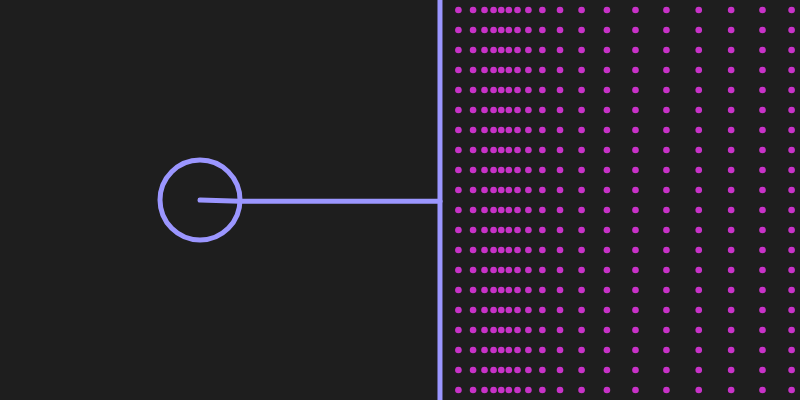
Frame 1 (no input)
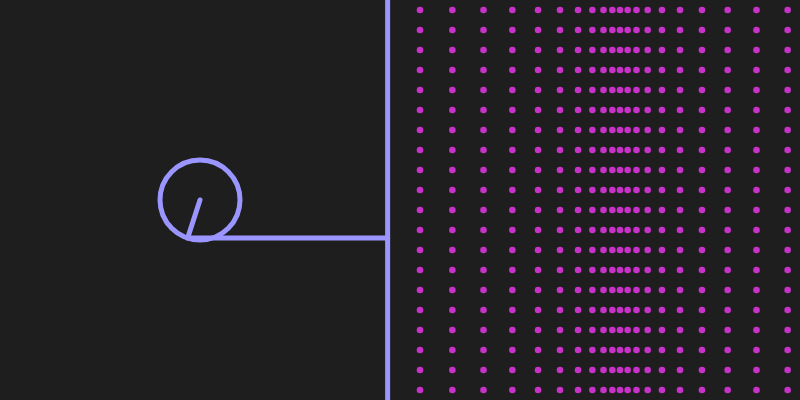
Frame 60 (no input)
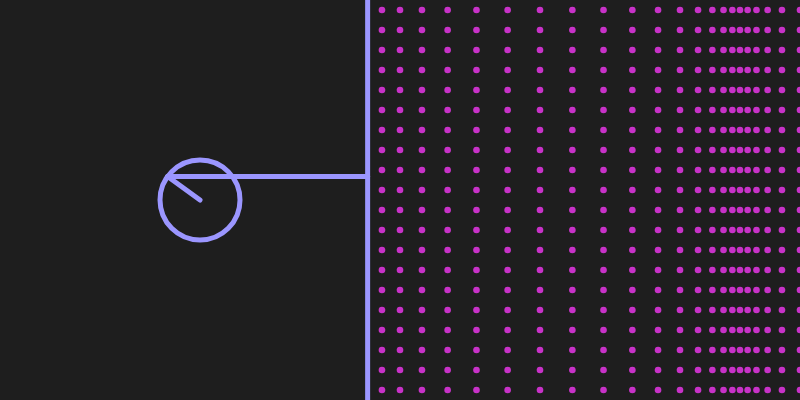
Frame 120 (the mouse pressed at the canvas centre since frame 60)

The p5.js sketch that drew these frames (run headless with seeded random() and noise() and a simulated clock; from frame 60 on, the mouse is pressed at the canvas centre):

// p5.js sketch
// ── sketch.js
/*
dan tramte
Illustrates simple mechanical motion of oscillator and resulting wave propagation
*/

var cell;
var amp, freq;
var xAngle, yAngle;
var angles = [];

function setup() {
  createCanvas(800, 400);
	angleMode(DEGREES);
  cell = 20;
	//adjust these
  amplitude = 40;
	freq = .3;
	//^^^
	xAngle = 1;
	yAngle = 0;

  	//generates list of phases for each column of particles
  for (var x = 1; x < width/cell +1 ; x++) {
		angles[x] = map(x*cell + width/2, width/2, width, 360, 0);
    print(angles[x]);
	}
}

function draw() {
  background(30);
	yAngle = sin(millis()*freq/2.777778);
	xAngle = cos(millis()*freq/2.777778);

	for (var x = 0; x < width/cell ; x++) {
		for (var y = 0; y < height/cell; y++) {
			noStroke();
			fill(200, 50, 200);
				var manyangles = cos(millis()*freq/2.777778 + angles[x]);
				ellipse(x* cell + width/2+ manyangles*amplitude, y*cell+ cell/2, cell/3);
          	//isolate single particle to demonstrate that it oscillates
          	/*
      			if (x == 7 && y == 9) {
          			fill(55, 255, 10);
          			ellipse(x* cell + width/2 + manyangles*amplitude, y*cell+ cell/2, cell/3);
        		}
          	*/
		}
	}

	stroke(155, 150, 255);
	noFill();
	strokeWeight(5);

  	//oscillator wheel
	ellipse(width/4, height/2, amplitude*2);
  	//spoke
	line(width/4, height/2, width/4 + xAngle*amplitude, height/2 + yAngle*amplitude);
  	//bar that connects spoke to diaphragm
	line(width/4 + xAngle*amplitude, height/2 + yAngle*amplitude, width/2 + xAngle*amplitude, height/2 + yAngle*amplitude);
  	//diaphragm
	line(width/2 + xAngle*amplitude, 0 , width/2 + xAngle*amplitude, height);
}
